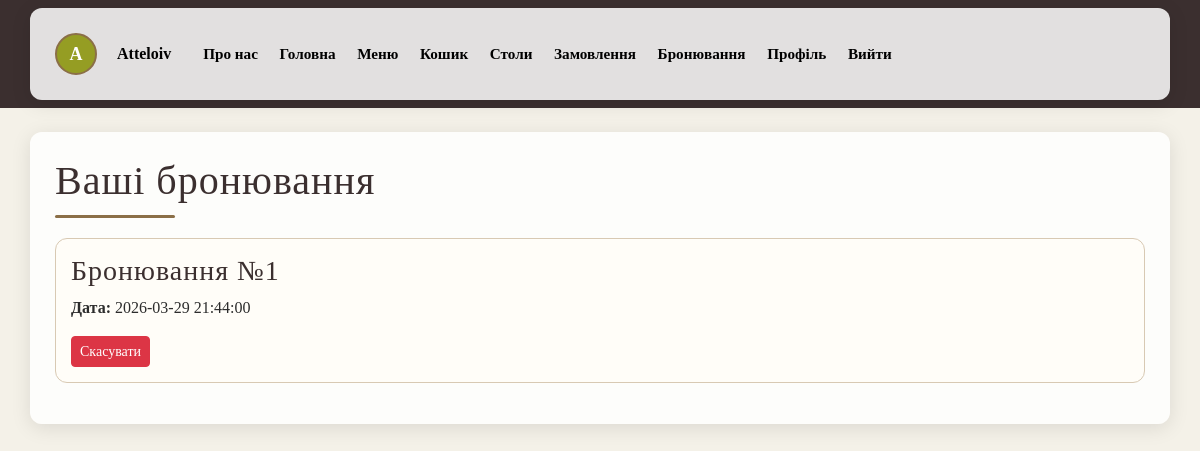
The page /reservations/ (signed in) on the database its author committed.
### database.py (models this page shows, shortened)
class Base(DeclarativeBase):
    def create_db(self):
        Base.metadata.create_all(engine)
    def drop_db(self):
        Base.metadata.drop_all(engine)

class Users(UserMixin, Base):
    __tablename__ = "users"
    id: Mapped[int] = mapped_column(primary_key=True)
    nickname: Mapped[str] = mapped_column(String(100), unique=True)
    email: Mapped[str] = mapped_column(String(150), unique=True)
    password: Mapped[str] = mapped_column(String(100))
    status_admin: Mapped[bool] = mapped_column(Boolean, default=False)
    avatar_color: Mapped[str] = mapped_column(String(20), nullable=True)
    avatar_letter: Mapped[str] = mapped_column(String(2), nullable=True)
    avatar_image: Mapped[str] = mapped_column(String(200), nullable=True)
    orders = relationship("Orders", back_populates="user", cascade="all, delete")
    reservations = relationship("Reservations", back_populates="user", cascade="all, delete")

class Reservations(Base):
    __tablename__ = "reservations"
    id: Mapped[int] = mapped_column(primary_key=True)
    user_id: Mapped[int] = mapped_column(ForeignKey("users.id", ondelete="CASCADE"))
    time: Mapped[datetime] = mapped_column(DateTime)
    user = relationship("Users", back_populates="reservations")
    tables = relationship("ReservationTables", back_populates="reservation", cascade="all, delete")

### main.py (the view)
@app.route('/reservations/')
@login_required
def reservations():
    user_res = get_user_reservations(current_user.id)
    return render_template('reservations.html', reservations=user_res)

### database.py (called while the page is built)
def search_user(user_id):
    with Session() as session:
        user = session.query(Users).filter_by(id=user_id).first()
        return user

def get_user_reservations(user_id: int):
    with Session() as session:
        reservations = (
            session.query(Reservations)
            .options(selectinload(Reservations.tables).selectinload(ReservationTables.table), selectinload(Reservations.user))
            .filter_by(user_id=user_id)
            .order_by(Reservations.time.desc())
            .all()
        )
        return reservations

### main.py (called while the page is built)
@login_manager.user_loader
def load_user(user_id):
    return search_user(user_id)

### templates/reservations.html (shortened to what this page needs)
{% extends "base.html" %}
{% block content %}
<h1>Ваші бронювання</h1>
<div class="decor-line"></div>
{% for r in reservations %}
<div class="menu-card mb-3">
    <h3>Бронювання №{{ r.id }}</h3>
    <p><strong>Дата:</strong> {{ r.time }}</p>
    <form method="POST" action="{{ url_for('cancel_reservation', reservation_id=r.id) }}" class="d-inline">
        <button type="submit" class="btn btn-danger btn-sm">Скасувати</button>
    </form>
</div>
{% endfor %}
{% endblock %}

### templates/base.html (shortened to what this page needs)
<!DOCTYPE html>
<html lang="en">
<head>
    <link href="https://cdn.jsdelivr.net/npm/bootstrap@5.3.8/dist/css/bootstrap.min.css" rel="stylesheet"
>
</head>
<body>
    <nav class="navbar navbar-dark bg-dark mb-4">
        <div class="container d-flex flex-wrap align-items-center gap-2 gap-md-3">
            {% if current_user.is_authenticated %}
            {% if current_user.avatar_image %}
            <img src="{{ url_for('static', filename='images/profile/' + current_user.avatar_image) }}" class="avatar">
            {% else %}
            <div class="avatar-circle" style="background: {{ current_user.avatar_color }}">
                {{ current_user.avatar_letter }}
            </div>
            {% endif %}
            <span class="ms-1 navbar-user me-2 me-md-3">{{ current_user.nickname }}</span>
            <a class="navbar-brand py-1" href="{{ url_for('about_us') }}">Про нас</a>
            <a class="navbar-brand py-1" href="{{ url_for('home_page') }}">Головна</a>
            <a class="navbar-brand py-1" href="{{ url_for('menu') }}">Меню</a>
            <a class="navbar-brand py-1" href="{{ url_for('cart') }}">Кошик</a>
            <a class="navbar-brand py-1" href="{{ url_for('tables') }}">Столи</a>
            <a class="navbar-brand py-1" href="{{ url_for('orders') }}">Замовлення</a>
            <a class="navbar-brand py-1" href="{{ url_for('reservations') }}">Бронювання</a>
            <a class="navbar-brand py-1" href="{{ url_for('profile') }}">Профіль</a>
            <a class="navbar-brand py-1" href="javascript:void(0)" onclick="confirmLogout()">Вийти</a>
            {% else %}
            <a class="navbar-brand py-1" href="{{ url_for('about_us') }}">Про нас</a>
            <a class="navbar-brand py-1" href="{{ url_for('login') }}">Увійти</a>
            <a class="navbar-brand py-1" href="{{ url_for('register') }}">Зареєструватись</a>
            {% endif %}
        </div>
    </nav>
    <main class="container">
        {% block content %}
        {% endblock %}
    </main>
</body>
</html>

### templates/base.html (style rules this page uses)
.avatar-circle { width: 40px; height: 40px; border-radius: 50%; color: white; font-weight: bold; display: flex; justify-content: center; align-items: center; font-size: 18px; }
body { background: #f4f1e8; font-family: "Georgia", "Times New Roman", serif; color: #2c2c2c; }
.container { background: rgba(255, 255, 255, 0.85); padding: 25px; border-radius: 12px; box-shadow: 0 4px 20px rgba(0, 0, 0, 0.1); }
h1, h2, h3 { font-family: "Cinzel", serif; letter-spacing: 1px; color: #3b2f2f; }
.decor-line { width: 120px; height: 3px; background: #8b6f47; margin: 10px 0 20px 0; border-radius: 2px; }
.avatar-circle { width: 42px; height: 42px; border-radius: 50%; color: white; font-weight: bold; display: flex; justify-content: center; align-items: center; font-size: 18px; border: 2px solid #8b6f47; }
.menu-card { background: #fffdf8; border: 1px solid #d8c9b3; border-radius: 12px; padding: 15px; transition: 0.3s; }
.navbar { background: #3b2f2f !important; }
.navbar>.container { justify-content: flex-start !important; }
.navbar .navbar-brand { color: #000000 !important; font-family: "Cinzel", serif; font-weight: 600; font-size: 0.95rem; margin-right: 0.35rem; text-shadow: none; transition: color 0.2s, transform 0.2s; }
.navbar .navbar-user { color: #000000 !important; font-weight: 600; text-shadow: none; }

### rows shown on the page
Users: avatar_letter "A", nickname "Atteloiv"
Reservations: id "1", time "2026-03-29 21:44:00"
